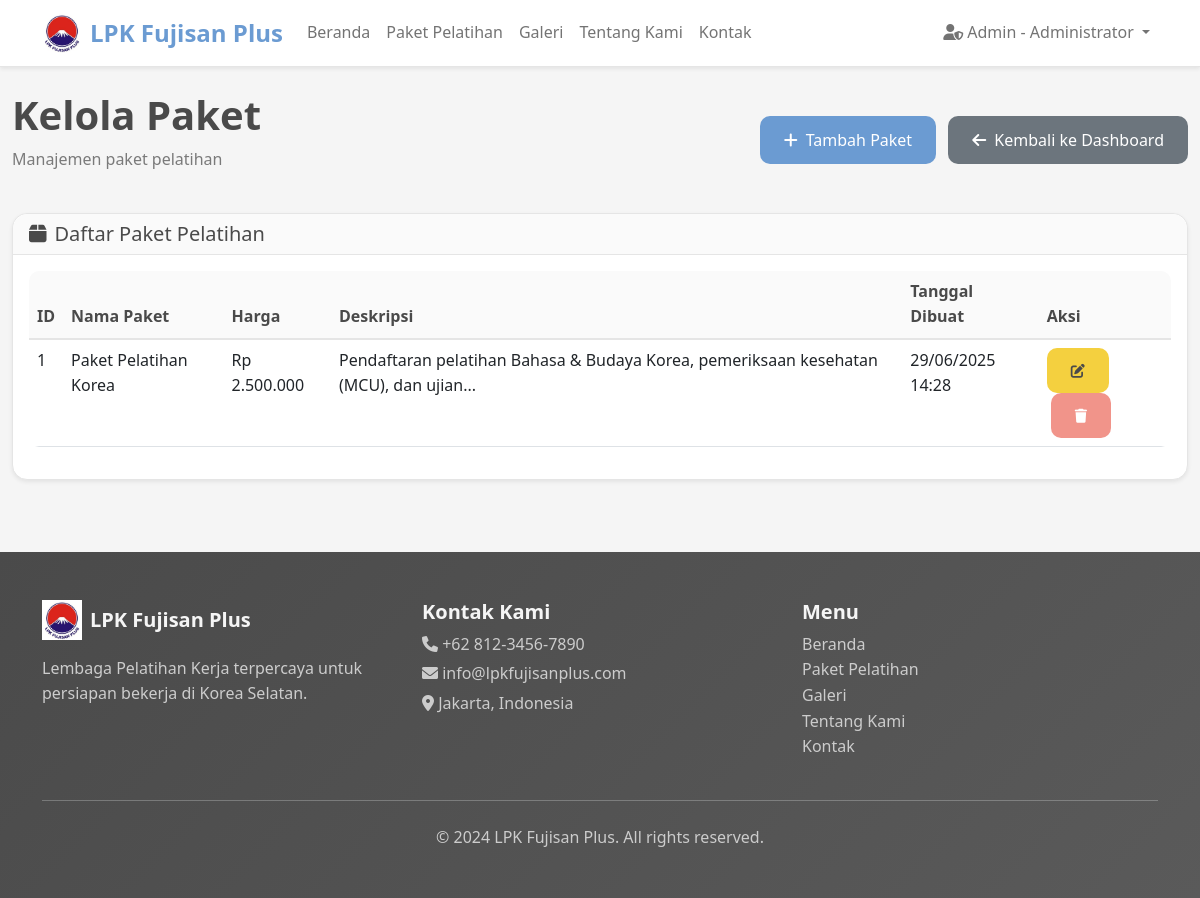
/index.php?page=admin_packages (signed in), run on the app's committed database.
### tables this page shows
CREATE TABLE `packages` (
  `id` int(11) NOT NULL,
  `name` varchar(100) NOT NULL,
  `description` text NOT NULL,
  `price` decimal(10,2) NOT NULL,
  `is_deleted` tinyint(1) DEFAULT 0,
  `created_at` timestamp NOT NULL DEFAULT current_timestamp()
);

### config/database.php (called while the page is built, shortened)
<?php
class Database
{
    private $host = DB_HOST;
    private $user = DB_USER;
    private $pass = DB_PASS;
    private $dbname = DB_NAME;
    private $dbh;
    public function __construct()
    {
        try {
            $this->setupDatabase();
            $dsn = 'mysql:host=' . $this->host . ';dbname=' . $this->dbname . ';charset=utf8';
            $options = array(
                PDO::ATTR_PERSISTENT => true,
                PDO::ATTR_ERRMODE => PDO::ERRMODE_EXCEPTION,
                PDO::ATTR_DEFAULT_FETCH_MODE => PDO::FETCH_ASSOC
            );
            $this->dbh = new PDO($dsn, $this->user, $this->pass, $options);
        } catch (PDOException $e) {
            die("Database connection error: " . $e->getMessage());
        }
    }
    private function setupDatabase()
    {
        try {
            $pdo = new PDO('mysql:host=' . $this->host . ';charset=utf8', $this->user, $this->pass);
            $pdo->setAttribute(PDO::ATTR_ERRMODE, PDO::ERRMODE_EXCEPTION);
            $pdo->exec("CREATE DATABASE IF NOT EXISTS `" . $this->dbname . "` CHARACTER SET utf8 COLLATE utf8_general_ci");
            $pdo->exec("USE `" . $this->dbname . "`");
            $this->insertDefaultData($pdo);
        } catch (PDOException $e) {
            die("Database setup error: " . $e->getMessage());
        }
    }
    private function insertDefaultData($pdo)
    {
        $stmt = $pdo->prepare("SELECT COUNT(*) FROM `users`");
        $stmt->execute();
        $userCount = $stmt->fetchColumn();
        $stmt = $pdo->prepare("SELECT COUNT(*) FROM `packages` WHERE `is_deleted` = 0");
        $stmt->execute();
        $packageCount = $stmt->fetchColumn();
    }
    public function query($query)
    {
        $this->stmt = $this->dbh->prepare($query);
    }
    public function execute()
    {
        return $this->stmt->execute();
    }
    public function resultset()
    {
        $this->execute();
        return $this->stmt->fetchAll(PDO::FETCH_ASSOC);
    }
}

### model/Package.php (called while the page is built, shortened)
<?php
require_once 'config/database.php';
class Package {
    private $db;
    public function __construct() {
        $this->db = new Database();
    }
    public function getAll() {
        $this->db->query('SELECT * FROM packages WHERE is_deleted = 0 ORDER BY created_at DESC');
        return $this->db->resultset();
    }
}
?>

### views/admin/packages.php (the view, shortened to what this page needs)
<?php
include 'views/layouts/header.php';
require_once 'model/Package.php';
$packageModel = new Package();
$packages = $packageModel->getAll();
?>
<div class="container-fluid py-4">
    <div class="row">
        <div class="col-12 mb-4">
            <div class="d-flex justify-content-between align-items-center">
                <div>
                    <h1 class="fw-bold">Kelola Paket</h1>
                    <p class="text-muted">Manajemen paket pelatihan</p>
                </div>
                <div>
                    <button class="btn btn-primary" data-bs-toggle="modal" data-bs-target="#addPackageModal">
                        <i class="fas fa-plus me-2"></i>Tambah Paket
                    </button>
                    <a href="index.php?page=admin_dashboard" class="btn btn-secondary ms-2">
                        <i class="fas fa-arrow-left me-2"></i>Kembali ke Dashboard
                    </a>
                </div>
            </div>
        </div>
    </div>
    <div class="row">
        <div class="col-12">
            <div class="card shadow-sm">
                <div class="card-header">
                    <h5 class="mb-0"><i class="fas fa-box me-2"></i>Daftar Paket Pelatihan</h5>
                </div>
                <div class="card-body">
                    <?php if (!empty($packages)): ?>
                    <div class="table-responsive">
                        <table class="table table-hover">
                            <thead class="table-light">
                                <tr>
                                    <th>ID</th>
                                    <th>Nama Paket</th>
                                    <th>Harga</th>
                                    <th>Deskripsi</th>
                                    <th>Tanggal Dibuat</th>
                                    <th>Aksi</th>
                                </tr>
                            </thead>
                            <tbody>
                                <?php foreach ($packages as $package): ?>
                                <tr>
                                    <td><?php echo $package['id']; ?></td>
                                    <td><?php echo htmlspecialchars($package['name']); ?></td>
                                    <td>Rp <?php echo number_format($package['price'], 0, ',', '.'); ?></td>
                                    <td><?php echo htmlspecialchars(substr($package['description'], 0, 100)) . '...'; ?></td>
                                    <td><?php echo date('d/m/Y H:i', strtotime($package['created_at'])); ?></td>
                                    <td>
                                        <button class="btn btn-sm btn-warning" onclick="editPackage(<?php echo htmlspecialchars(json_encode($package)); ?>)">
                                            <i class="fas fa-edit"></i>
                                        </button>
                                        <a href="index.php?page=admin_packages&action=delete&id=<?php echo $package['id']; ?>"
                                           class="btn btn-sm btn-danger ms-1"
                                           onclick="return confirm('Yakin ingin menghapus paket ini?')">
                                            <i class="fas fa-trash"></i>
                                        </a>
                                    </td>
                                </tr>
                                <?php endforeach; ?>
                            </tbody>
                        </table>
                    </div>
                    <?php endif; ?>
                </div>
            </div>
        </div>
    </div>
</div>
<?php include 'views/layouts/footer.php'; ?>

### assets/css/style.css (style rules this page uses)
:root { --primary-color: #6b9bd2; --secondary-color: #e8a5a5; --accent-color: #f5f5f5; --text-dark: #4a4a4a; --text-light: #7a7a7a; --bg-light: #fafafa; --border-color: #e5e5e5; --success-color: #a8d5a8; --warning-color: #f4d03f; --danger-color: #f1948a; }
body { font-family: "Segoe UI", Tahoma, Geneva, Verdana, sans-serif; color: var(--text-dark); line-height: 1.6; background-color: var(--accent-color); }
.card { border: 1px solid var(--border-color); border-radius: 15px; transition: transform 0.3s ease, box-shadow 0.3s ease; background-color: white; }
.card-header { border-radius: 15px 15px 0 0 !important; border-bottom: 1px solid var(--border-color); font-weight: 600; background-color: var(--bg-light); }
.btn { border-radius: 10px; font-weight: 500; padding: 0.75rem 1.5rem; transition: all 0.3s ease; border: none; }
.btn-primary { background-color: var(--primary-color); color: white; }
.btn-danger { background-color: var(--danger-color); color: white; }
.btn-warning { background-color: var(--warning-color); color: var(--text-dark); }
.table { border-radius: 10px; overflow: hidden; background-color: white; }
.table thead th { background-color: var(--bg-light); border-bottom: 2px solid var(--border-color); font-weight: 600; color: var(--text-dark); }
.text-muted { color: var(--text-light) !important; }

### data on the page
packages: id "1", name "Paket Pelatihan Korea", price "2.500.000", description "Pendaftaran pelatihan Bahasa & Budaya Korea, pemeriksaan kesehatan (MCU), dan ujian", created_at "29/06/2025 14:28"

### other printed values
$_SESSION['user_name'] "Administrator"
